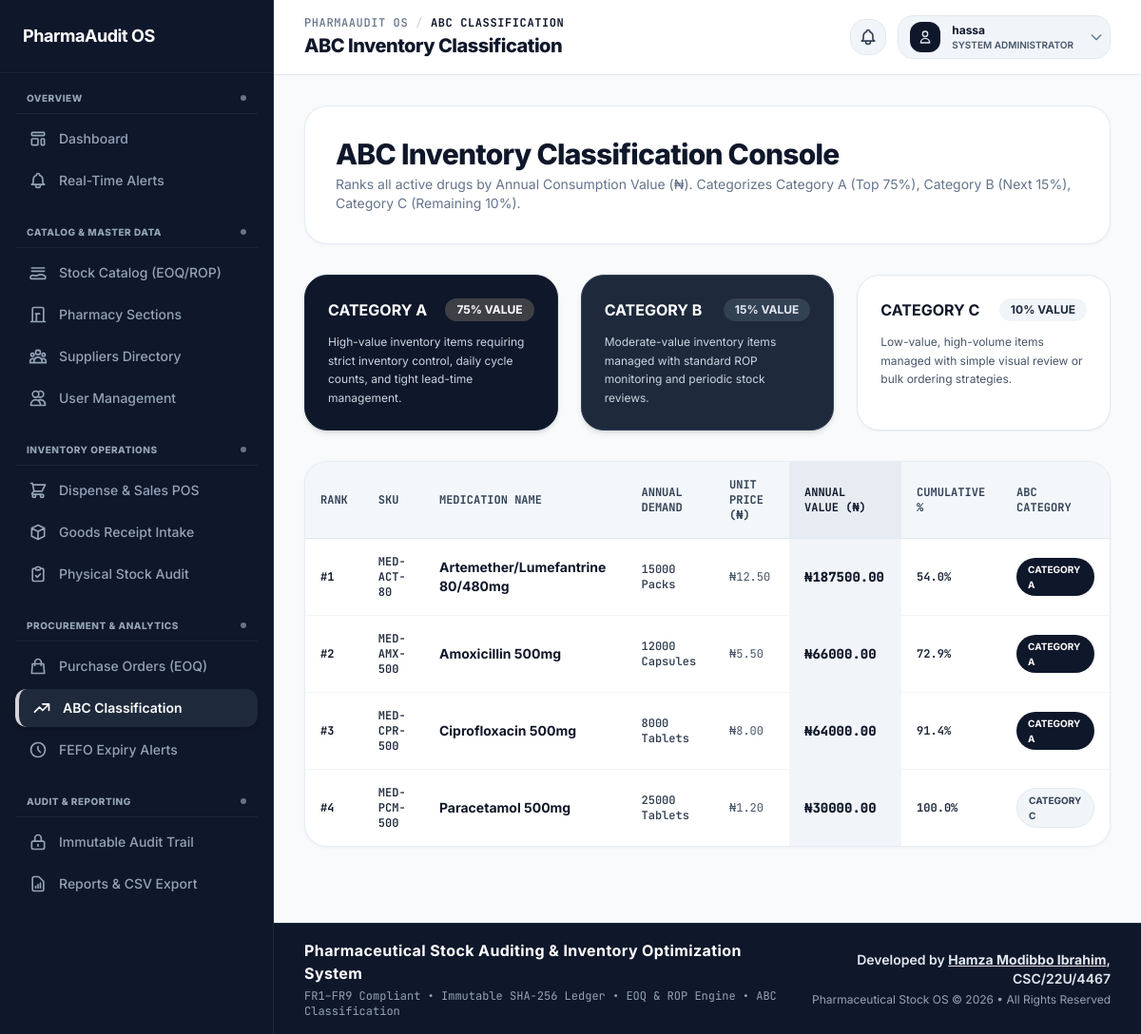
The app's page /analytics/abc/ (signed in), older data.
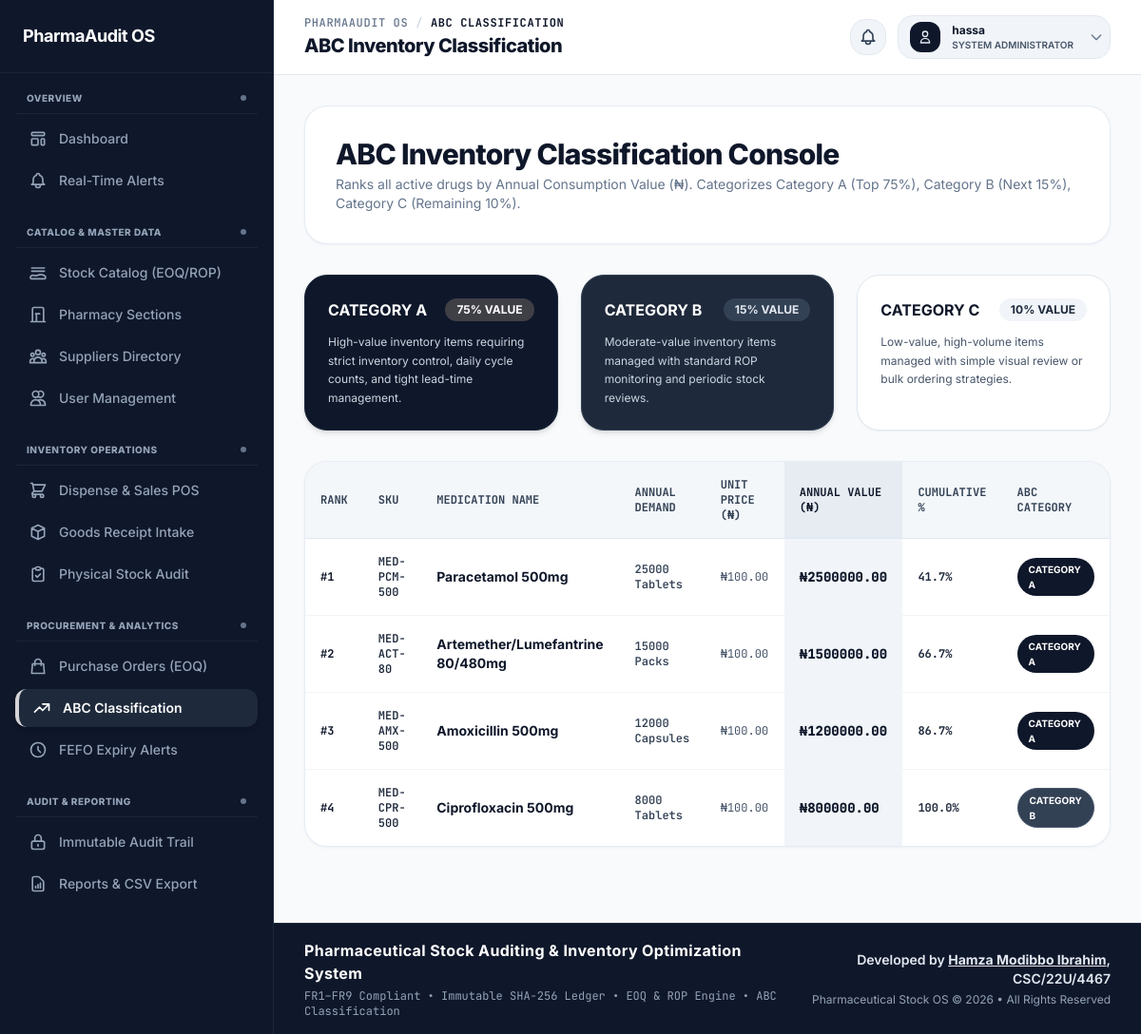
The same page, newer data.
### app/models.py (models this page shows, shortened)
class CustomUser(AbstractUser):
    ROLE_CHOICES = (
        ('ADMIN', 'System Administrator'),
        ('PHARMACIST', 'Pharmacist'),
        ('MANAGER', 'Inventory Manager'),
    )
    username = None
    email = models.EmailField('email address', unique=True)
    first_name = models.CharField(max_length=150, blank=True)
    last_name = models.CharField(max_length=150, blank=True)
    role = models.CharField(max_length=20, choices=ROLE_CHOICES, default='PHARMACIST')
    USERNAME_FIELD = 'email'
    REQUIRED_FIELDS = []
    objects = CustomUserManager()
    @property
    def is_admin(self):
        return self.role == 'ADMIN' or self.is_superuser

class Medication(models.Model):
    name = models.CharField(max_length=200)
    sku = models.CharField(max_length=50, unique=True)
    section = models.ForeignKey(PharmacySection, on_delete=models.CASCADE, related_name='medications')
    supplier = models.ForeignKey(Supplier, on_delete=models.SET_NULL, null=True, blank=True, related_name='medications')
    unit = models.CharField(max_length=50, default='Tablets')
    unit_cost = models.DecimalField(max_digits=10, decimal_places=2, default=100.00, help_text="Unit purchase price in Nigerian Naira")
    selling_price_per_unit = models.DecimalField(max_digits=10, decimal_places=2, default=200.00, help_text="Selling price per unit in Nigerian Naira")
    annual_demand = models.PositiveIntegerField(default=3600, help_text="Configured annual demand units")
    ordering_cost = models.DecimalField(max_digits=10, decimal_places=2, default=500.00, help_text="Ordering cost S per PO in Nigerian Naira")
    holding_cost = models.DecimalField(max_digits=10, decimal_places=2, default=20.00, help_text="Annual holding cost H per unit in Nigerian Naira")
    daily_consumption = models.PositiveIntegerField(default=10, help_text="Average daily usage units")
    lead_time_days = models.PositiveIntegerField(default=7, help_text="Supplier lead time in days")
    safety_stock = models.PositiveIntegerField(default=50, help_text="Safety stock (Minimum Level)")
    max_level = models.PositiveIntegerField(default=500, help_text="Maximum capacity limit")
    created_at = models.DateTimeField(auto_now_add=True)
    updated_at = models.DateTimeField(auto_now=True)
    class Meta:
        ordering = ['name']
    @property
    def annual_consumption_value(self):
        return float(self.annual_demand) * float(self.unit_cost)

### app/views.py (the view)
# urls.py: path('analytics/abc/', views.abc_classification_view, name='abc_classification'),
@login_required
def abc_classification_view(request):
    abc_data = calculate_abc_classification()
    context = {
        'abc_data': abc_data,
    }
    return render(request, 'analytics/abc_classification.html', context)

### app/templates/analytics/abc_classification.html (shortened to what this page needs)
{% extends 'base.html' %}
{% block main_content %}
<div class="space-y-8">
    <div class="bg-white border border-slate-200/80 rounded-3xl p-6 sm:p-8 shadow-sm shadow-slate-200/50">
        <h1 class="text-2xl sm:text-3xl font-extrabold tracking-tight text-slate-900">ABC Inventory Classification Console</h1>
        <p class="text-sm text-slate-500 font-sans mt-1">Ranks all active drugs by Annual Consumption Value (₦). Categorizes Category A (Top 75%), Category B (Next 15%), Category C (Remaining 10%).</p>
    </div>
    <div class="grid grid-cols-1 md:grid-cols-3 gap-6">
        <div class="bg-slate-900 border border-slate-800 text-white rounded-3xl p-6 shadow-md">
            <div class="flex justify-between items-center mb-3">
                <span class="text-base font-bold text-white uppercase">Category A</span>
                <span class="px-3 py-1 bg-zinc-700 text-white text-xs font-bold rounded-full uppercase shadow-2xs">75% Value</span>
            </div>
            <p class="text-xs text-slate-300 font-sans leading-relaxed">High-value inventory items requiring strict inventory control, daily cycle counts, and tight lead-time management.</p>
        </div>
        <div class="bg-slate-800 border border-slate-700 text-white rounded-3xl p-6 shadow-md">
            <div class="flex justify-between items-center mb-3">
                <span class="text-base font-bold text-white uppercase">Category B</span>
                <span class="px-3 py-1 bg-slate-700 text-slate-200 text-xs font-bold rounded-full uppercase shadow-2xs">15% Value</span>
            </div>
            <p class="text-xs text-slate-300 font-sans leading-relaxed">Moderate-value inventory items managed with standard ROP monitoring and periodic stock reviews.</p>
        </div>
        <div class="bg-white border border-slate-200 rounded-3xl p-6 shadow-sm">
            <div class="flex justify-between items-center mb-3">
                <span class="text-base font-bold text-slate-900 uppercase">Category C</span>
                <span class="px-3 py-1 bg-slate-100 text-slate-800 text-xs font-bold rounded-full uppercase shadow-2xs">10% Value</span>
            </div>
            <p class="text-xs text-slate-600 font-sans leading-relaxed">Low-value, high-volume items managed with simple visual review or bulk ordering strategies.</p>
        </div>
    </div>
    <div class="bg-white border border-slate-200/80 rounded-3xl shadow-sm shadow-slate-200/50 overflow-hidden">
        <div class="overflow-x-auto">
            <table class="w-full text-left text-xs border-collapse">
                <thead>
                    <tr class="bg-slate-100/80 text-slate-700 uppercase border-b border-slate-200 font-mono">
                        <th class="p-4 font-bold">Rank</th>
                        <th class="p-4 font-bold">SKU</th>
                        <th class="p-4 font-bold">Medication Name</th>
                        <th class="p-4 font-bold">Annual Demand</th>
                        <th class="p-4 font-bold">Unit Price (₦)</th>
                        <th class="p-4 font-bold bg-slate-200/70 text-slate-900">Annual Value (₦)</th>
                        <th class="p-4 font-bold">Cumulative %</th>
                        <th class="p-4 font-bold">ABC Category</th>
                    </tr>
                </thead>
                <tbody class="divide-y divide-slate-100 bg-white">
                    {% for item in abc_data %}
                    <tr class="hover:bg-slate-50 transition">
                        <td class="p-4 font-bold text-slate-900 font-mono">#{{ forloop.counter }}</td>
                        <td class="p-4 font-semibold text-slate-800 font-mono">{{ item.medication.sku }}</td>
                        <td class="p-4 font-bold text-sm text-slate-900">{{ item.medication.name }}</td>
                        <td class="p-4 font-semibold text-slate-700 font-mono">{{ item.medication.annual_demand }} {{ item.medication.unit }}</td>
                        <td class="p-4 text-slate-600 font-mono">₦{{ item.medication.unit_cost|floatformat:2 }}</td>
                        <td class="p-4 bg-slate-100 font-extrabold text-slate-900 text-sm font-mono">
                            ₦{{ item.annual_value|floatformat:2 }}
                        </td>
                        <td class="p-4 font-bold text-slate-800 font-mono">
                            {{ item.cum_pct }}%
                        </td>
                        <td class="p-4">
                            {% if item.category == 'A' %}
                            <span class="inline-block px-3 py-1 bg-slate-900 text-white text-[10px] font-bold rounded-full uppercase shadow-2xs">Category A</span>
                            {% elif item.category == 'B' %}
                            <span class="inline-block px-3 py-1 bg-slate-700 text-white border border-slate-600 text-[10px] font-bold rounded-full uppercase shadow-2xs">Category B</span>
                            {% else %}
                            <span class="inline-block px-3 py-1 bg-slate-100 text-slate-700 border border-slate-200 text-[10px] font-bold rounded-full uppercase shadow-2xs">Category C</span>
                            {% endif %}
                        </td>
                    </tr>
                    {% empty %}
                    <tr>
                        <td colspan="8" class="p-8 text-center text-slate-500 text-sm">No active drug records to analyze.</td>
                    </tr>
                    {% endfor %}
                </tbody>
            </table>
        </div>
    </div>
</div>
{% endblock %}

### app/templates/navbar.html (shortened to what this page needs)
<header
  class="border-b border-slate-200 px-6 lg:px-8 py-4 flex flex-col sm:flex-row sm:items-center justify-between gap-4 bg-white/95 backdrop-blur-md sticky top-0 z-40 shadow-xs"
>
  <div>
    <div
      class="flex items-center space-x-2 text-xs font-mono font-medium text-slate-500 uppercase tracking-wider"
    >
      <span>PharmaAudit OS</span>
      <span class="text-slate-300">/</span>
      <span class="text-slate-900 font-bold">
        {% if current_url == 'dashboard' %}Dashboard{% elif current_url == 'fefo_dispense' or current_url == 'sales_receipt' %}Dispense & Sales POS{% elif current_url == 'medications_list' or current_url == 'add_medication' %}Stock Catalog{% elif current_url == 'sections_list' %}Pharmacy Sections{% elif current_url == 'suppliers_list' %}Suppliers Directory{% elif current_url == 'manage_users' %}User Management{% elif current_url == 'receive_batch' %}Goods Receipt Intake{% elif current_url == 'stock_adjustment' %}Physical Stock Audit{% elif current_url == 'purchase_orders' or current_url == 'auto_generate_draft_po' or current_url == 'approve_po' %}Purchase Orders{% elif current_url == 'abc_classification' %}ABC Classification{% elif current_url == 'expiries_monitoring' or current_url == 'quarantine_batch' %}FEFO Expiry Alerts{% elif current_url == 'stock_audit_ledger' %}Immutable Audit Trail{% elif current_url == 'reports' or current_url == 'export_report_csv' %}Reports{% elif request.resolver_match.namespace == 'notifications' %}Real-Time Alerts{% else %}Overview{% endif %}
      </span>
    </div>
    <h2 class="text-xl font-extrabold tracking-tight text-slate-900 mt-0.5">
      {% if current_url == 'dashboard' %}Dashboard Overview{% elif current_url == 'fefo_dispense' or current_url == 'sales_receipt' %}FEFO Medication Dispense & POS Checkout (₦){% elif current_url == 'medications_list' or current_url == 'add_medication' %}Stock Catalog (EOQ & ROP){% elif current_url == 'sections_list' %}Pharmacy Sections & Locations{% elif current_url == 'suppliers_list' %}Pharmaceutical Suppliers Directory{% elif current_url == 'manage_users' %}User Roles & Provisioning Console{% elif current_url == 'receive_batch' %}Goods Receipt Intake{% elif current_url == 'stock_adjustment' %}Physical Stock Audit{% elif current_url == 'purchase_orders' or current_url == 'auto_generate_draft_po' or current_url == 'approve_po' %}Purchase Orders (EOQ Guidance){% elif current_url == 'abc_classification' %}ABC Inventory Classification{% elif current_url == 'expiries_monitoring' or current_url == 'quarantine_batch' %}FEFO Expiry Alerts & Isolation{% elif current_url == 'stock_audit_ledger' %}Immutable SHA-256 Audit Trail{% elif current_url == 'reports' or current_url == 'export_report_csv' %}Inventory Reports & CSV Export{% elif request.resolver_match.namespace == 'notifications' %}Real-Time Notifications & System Alerts{% else %}System Console{% endif %}
    </h2>
  </div>
  <div class="relative flex items-center space-x-3 flex-shrink-0">
    <div class="relative">
      <button
        id="notifyDropdownBtn"
        onclick="toggleNotifyDropdown(event)"
        class="relative p-2 bg-slate-100 hover:bg-slate-200/80 text-slate-700 hover:text-slate-900 border border-slate-200 rounded-2xl transition focus:outline-none flex items-center justify-center"
        aria-label="Notifications"
        title="Notifications"
      >
      </button>
    </div>
    <button
      id="userDropdownBtn"
      onclick="toggleUserDropdown(event)"
      class="flex items-center space-x-3 p-1.5 pl-3 bg-slate-100 hover:bg-slate-200/80 border border-slate-200 rounded-2xl transition-all duration-200 focus:outline-none focus:ring-2 focus:ring-slate-400 group"
      aria-expanded="false"
      aria-haspopup="true"
    >
      <div
        class="w-8 h-8 bg-slate-900 text-white font-bold flex items-center justify-center rounded-xl shadow-xs group-hover:scale-105 transition-transform flex-shrink-0 text-sm"
      >
        <svg
          class="w-4 h-4 text-slate-200"
          fill="none"
          stroke="currentColor"
          viewBox="0 0 24 24"
        >
          <path
            stroke-linecap="round"
            stroke-linejoin="round"
            stroke-width="2"
            d="M16 7a4 4 0 11-8 0 4 4 0 018 0zM12 14a7 7 0 00-7 7h14a7 7 0 00-7-7z"
          />
        </svg>
      </div>
      <div class="text-left text-xs leading-tight pr-1">
        <p class="font-bold text-slate-900 truncate max-w-[150px]">
          {{ user.first_name|default:user.username|default:user.email }}
        </p>
        <span
          class="inline-block text-[10px] font-semibold text-slate-600 uppercase mt-0.5"
        >
          {{ user.get_role_display|default:"Pharmacist" }}
        </span>
      </div>
      <svg
        class="w-4 h-4 text-slate-500 transition-transform duration-200 ml-1"
        id="userDropdownChevron"
        fill="none"
        stroke="currentColor"
        viewBox="0 0 24 24"
      >
        <path
          stroke-linecap="round"
          stroke-linejoin="round"
          stroke-width="2"
          d="M19 9l-7 7-7-7"
        />
      </svg>
    </button>
  </div>
</header>

Row changes from the older to the newer data that the page shows:
changed Medication "Paracetamol 500mg": medication.unit_cost "1.20" → "100.00"; annual_value "30000.00" → "2500000.00"; cum_pct "100.0" → "41.7"; text "CATEGORY C" → "CATEGORY A"; moves up the list
changed Medication "Artemether/Lumefantrine 80/480mg": medication.unit_cost "12.50" → "100.00"; annual_value "187500.00" → "1500000.00"; cum_pct "54.0" → "66.7"
changed Medication "Amoxicillin 500mg": medication.unit_cost "5.50" → "100.00"; annual_value "66000.00" → "1200000.00"; cum_pct "72.9" → "86.7"
changed Medication "Ciprofloxacin 500mg": medication.unit_cost "8.00" → "100.00"; annual_value "64000.00" → "800000.00"; cum_pct "91.4" → "100.0"; text "CATEGORY A" → "CATEGORY B"
